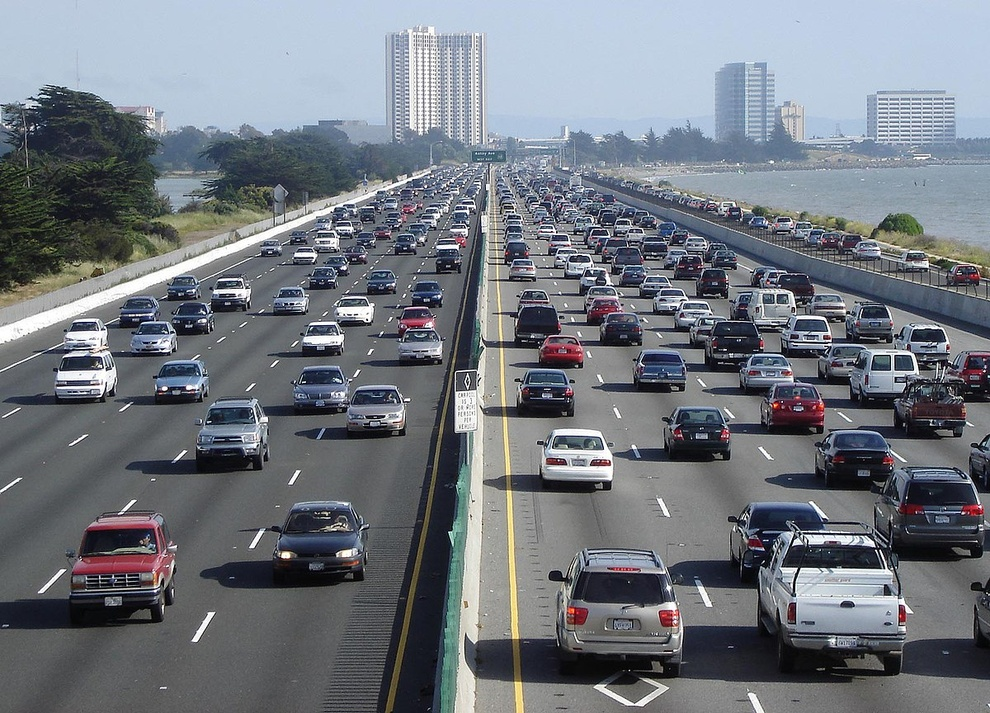
#> input picture Open+CV+Files/CONTENT FILES/highway.jpg, 990 x 713 px, shrunk from 1200 x 864 before the run, found by its file name
$ jupyter execute --allow-errors '10 Thresholding.ipynb'
#> lines starting #> are read from the running program, lines starting #| are printed output that depends on the picture; after the words box and inside, x2 and y2 are one past the last pixel; in counts of white or black regions, pixels touching at a corner belong together
# Channel 0 TO 255

[cell 1]
import cv2

[cell 2]
img = cv2.imread("Highway.jpg",0)
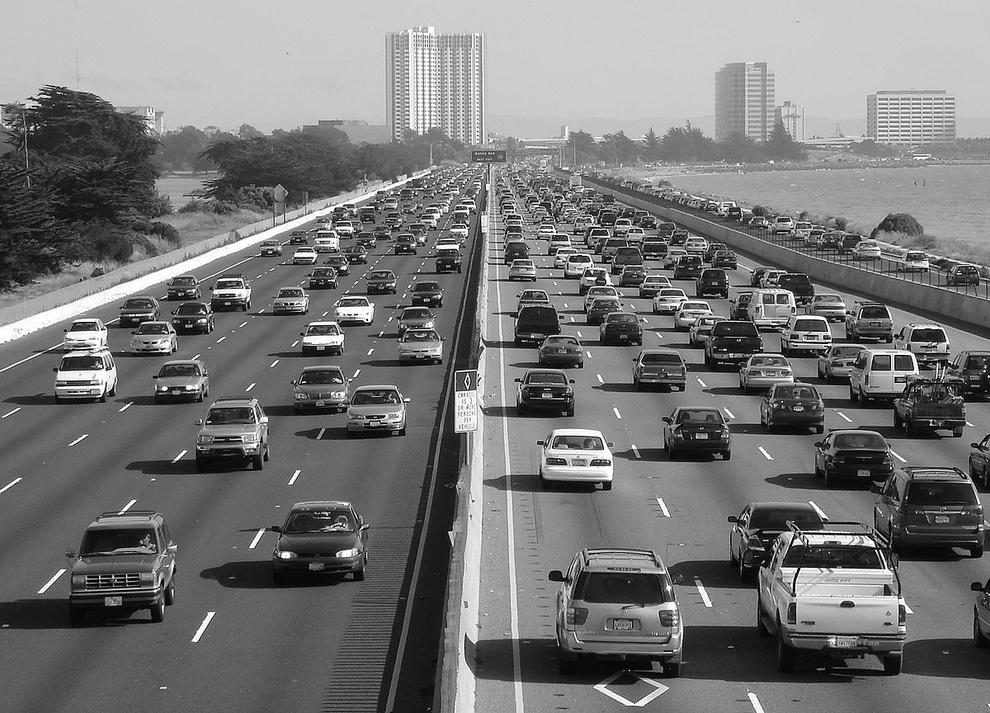
#> img: shape (713, 990); min 0, max 255, mean 118.5

[cell 3]
threshold_value = 100

_,binary_threshold = cv2.threshold(img , threshold_value,255,cv2.THRESH_BINARY)
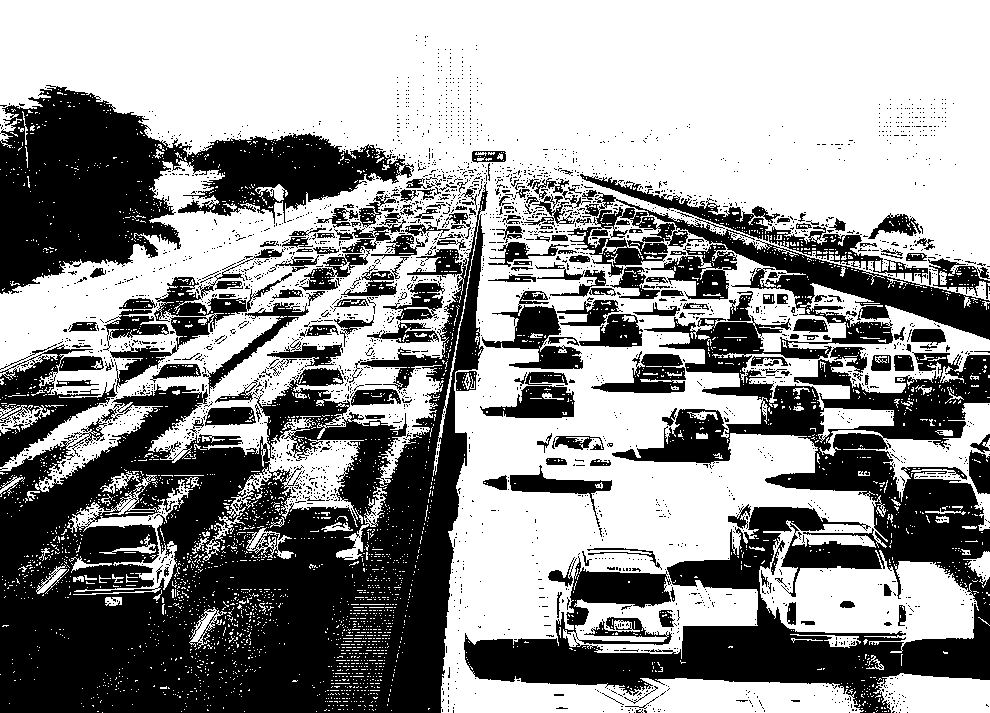
#> binary_threshold: shape (713, 990); 57.8% white; 3018 black regions (2805 under 20 px), largest, box (x1, y1, x2, y2) and area: (0, 182, 488, 713) 116520, (464, 192, 990, 713) 81133, (0, 85, 414, 294) 36456

$ run again, with Open+CV+Files/CONTENT FILES/bird.jpg copied over Open+CV+Files/CONTENT FILES/highway.jpg
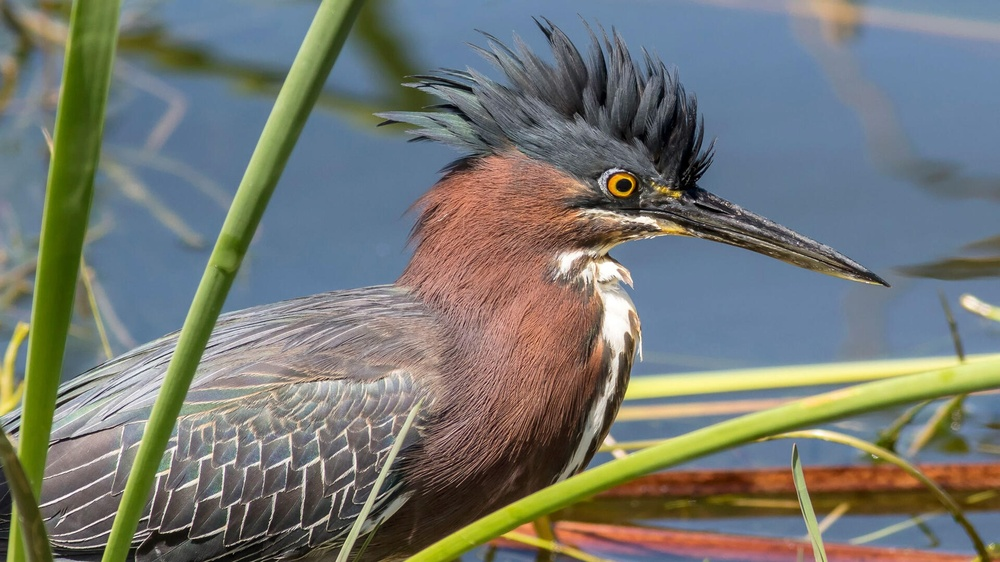
#> input picture Open+CV+Files/CONTENT FILES/bird.jpg, 1000 x 562 px, shrunk from 1920 x 1080 before the run, found by its file name
#> `img = cv2.imread("Highway.jpg",0)`:
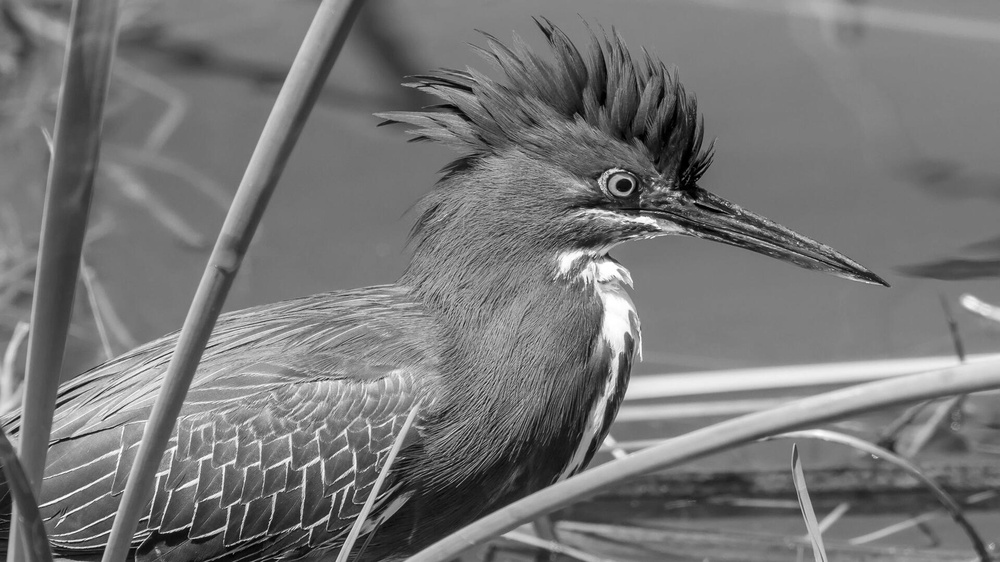
#> img: shape (562, 1000); min 0, max 255, mean 118.5
#> `_,binary_threshold = cv2.threshold(img , threshold_value,255,cv2.THRES..`:
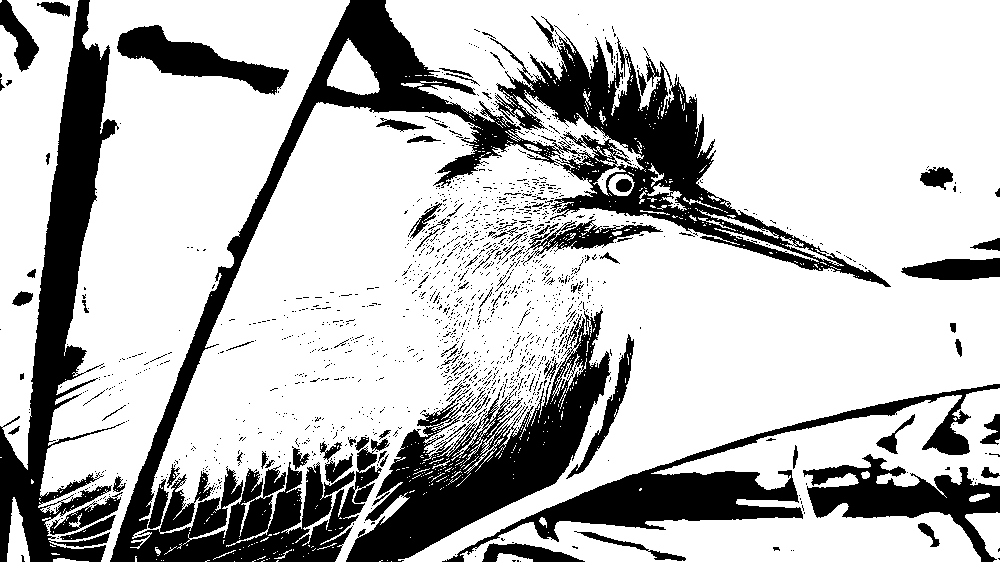
#> binary_threshold: shape (562, 1000); 74.1% white; 1605 black regions (1499 under 20 px), largest, box (x1, y1, x2, y2) and area: (110, 0, 891, 562) 54984, (0, 0, 125, 562) 22109, (346, 309, 611, 562) 21138

$ run again, with Open+CV+Files/CONTENT FILES/people.jpg copied over Open+CV+Files/CONTENT FILES/highway.jpg
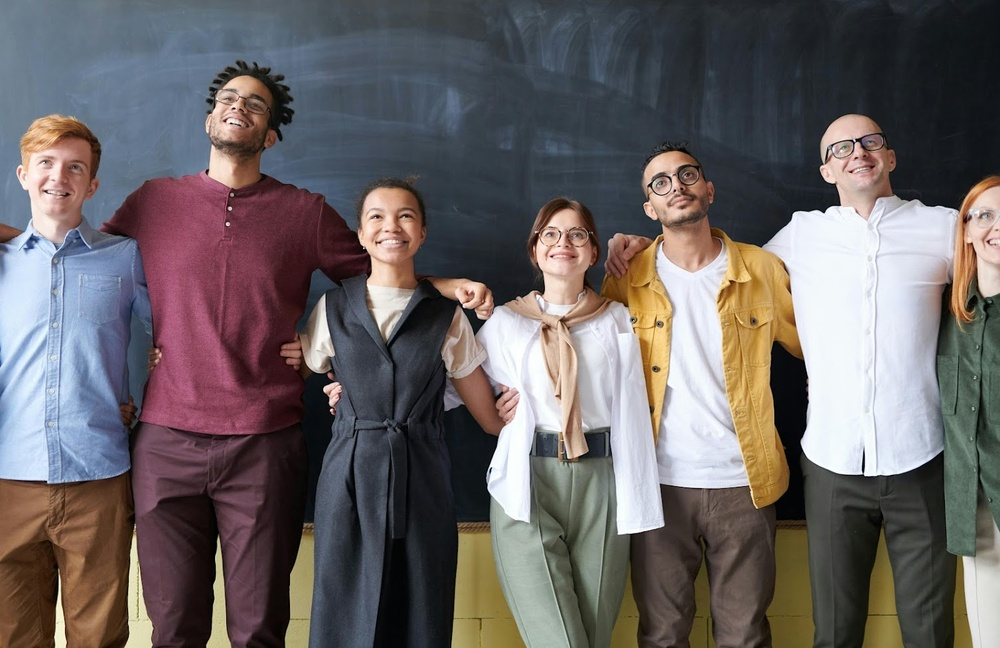
#> input picture Open+CV+Files/CONTENT FILES/people.jpg, 1000 x 648 px, shrunk from 1507 x 977 before the run, found by its file name
#> `img = cv2.imread("Highway.jpg",0)`:
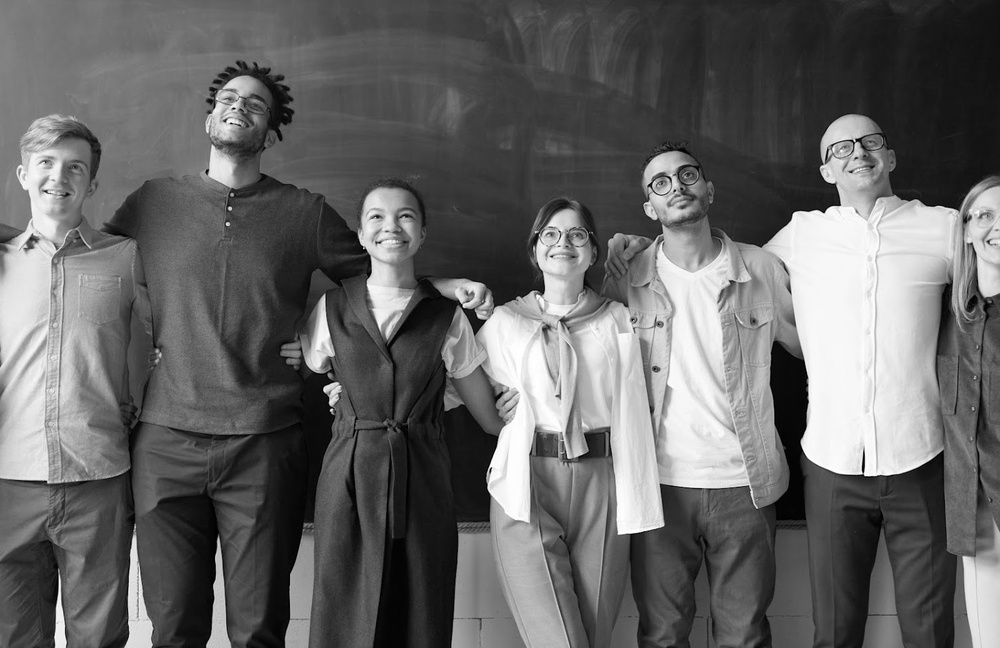
#> img: shape (648, 1000); min 0, max 255, mean 101.3
#> `_,binary_threshold = cv2.threshold(img , threshold_value,255,cv2.THRES..`:
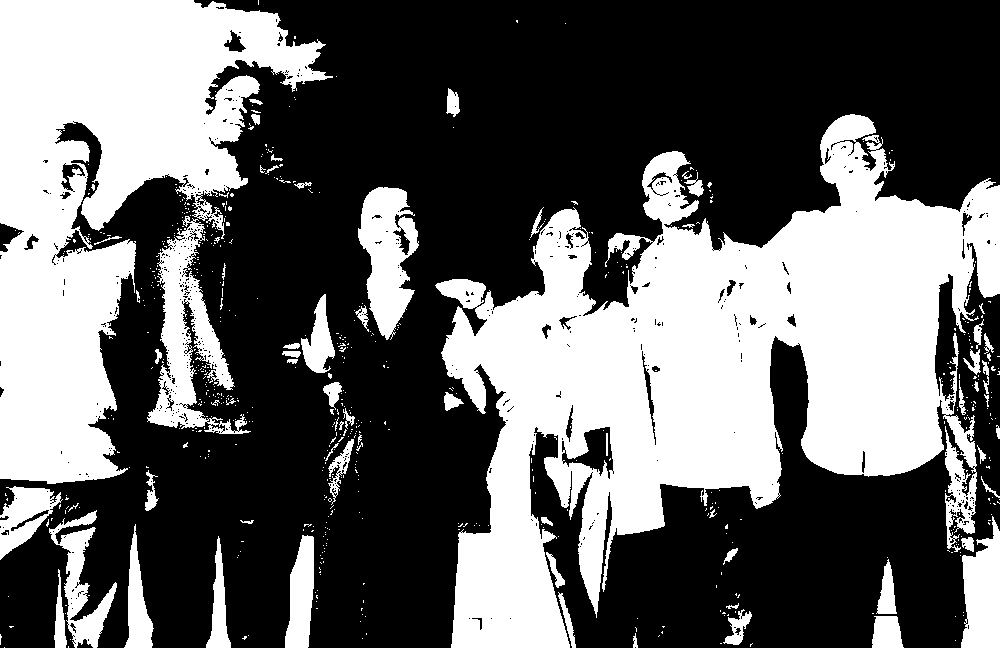
#> binary_threshold: shape (648, 1000); 39.6% white; 634 white regions (566 under 20 px), largest, box (x1, y1, x2, y2) and area: (435, 114, 1000, 648) 140329, (0, 0, 333, 484) 78454, (147, 216, 251, 434) 7796
